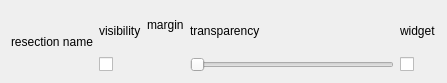
<?xml version="1.0" encoding="UTF-8"?>
<ui version="4.0">
 <class>qSlicerListItem</class>
 <widget class="QWidget" name="qSlicerListItem">
  <property name="geometry">
   <rect>
    <x>0</x>
    <y>0</y>
    <width>447</width>
    <height>83</height>
   </rect>
  </property>
  <property name="minimumSize">
   <size>
    <width>100</width>
    <height>50</height>
   </size>
  </property>
  <property name="windowTitle">
   <string>Form</string>
  </property>
  <layout class="QHBoxLayout" name="horizontalLayout_2">
   <item>
    <widget class="QLabel" name="resectionName">
     <property name="text">
      <string>resection name</string>
     </property>
    </widget>
   </item>
   <item>
    <layout class="QVBoxLayout" name="verticalLayout_2">
     <item>
      <widget class="QLabel" name="visibilityLabel">
       <property name="text">
        <string>visibility</string>
       </property>
      </widget>
     </item>
     <item>
      <widget class="ctkCheckBox" name="visibilityCheckBox"/>
     </item>
    </layout>
   </item>
   <item>
    <layout class="QVBoxLayout" name="verticalLayout_3">
     <item>
      <widget class="QLabel" name="marginLabel">
       <property name="text">
        <string>margin</string>
       </property>
      </widget>
     </item>
     <item>
      <widget class="ctkDoubleSpinBox" name="DoubleSpinBox"/>
     </item>
    </layout>
   </item>
   <item>
    <layout class="QVBoxLayout" name="verticalLayout_4">
     <item>
      <widget class="QLabel" name="transparencyLabel">
       <property name="text">
        <string>transparency</string>
       </property>
       <property name="margin">
        <number>0</number>
       </property>
      </widget>
     </item>
     <item>
      <widget class="QSlider" name="transparencySlider">
       <property name="orientation">
        <enum>Qt::Horizontal</enum>
       </property>
      </widget>
     </item>
    </layout>
   </item>
   <item>
    <layout class="QVBoxLayout" name="verticalLayout_5">
     <item>
      <widget class="QLabel" name="widgetLabel">
       <property name="text">
        <string>widget</string>
       </property>
      </widget>
     </item>
     <item>
      <widget class="ctkCheckBox" name="widgetCheckBox"/>
     </item>
    </layout>
   </item>
  </layout>
 </widget>
 <customwidgets>
  <customwidget>
   <class>ctkCheckBox</class>
   <extends>QCheckBox</extends>
   <header>ctkCheckBox.h</header>
  </customwidget>
  <customwidget>
   <class>ctkDoubleSpinBox</class>
   <extends>QWidget</extends>
   <header>ctkDoubleSpinBox.h</header>
  </customwidget>
 </customwidgets>
 <resources/>
 <connections/>
</ui>
